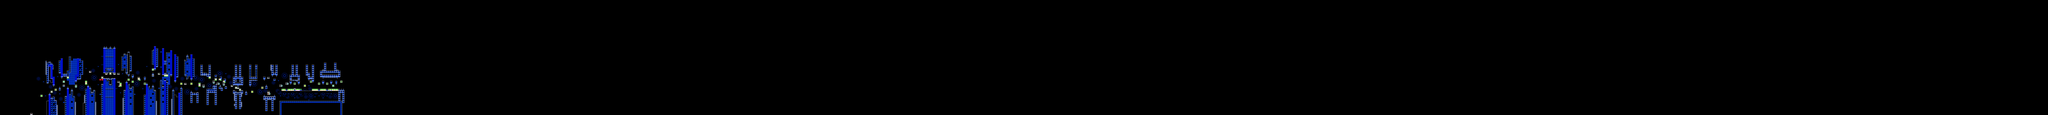

Below is a game level as drawn by its tile map, then a one-line description and the .tmx that defines it (tile-layer data replaced by summaries):
An orthogonal 1011x57 tile map with 16x16 px tiles, 2 tile layers (SP, ...), 2 hidden layers not drawn, 2 tilesets.

<map version="1.10" tiledversion="1.11.2" orientation="orthogonal" renderorder="right-down" width="1011" height="57" tilewidth="16" tileheight="16" infinite="0" nextlayerid="5" nextobjectid="1">
 <editorsettings>
  <chunksize width="16" height="27" />
  <export target="../LEVEL DATA/element111rg.csv" format="csv" />
 </editorsettings>
 <tileset firstgid="1" name="famidash" tilewidth="16" tileheight="16" tilecount="256" columns="16">
  <image source="../../../GRAPHICS/famidash.bmp" width="256" height="256" />
 </tileset>
 <tileset firstgid="257" name="sprites" tilewidth="16" tileheight="16" tilecount="256" columns="16">
  <image source="../../../GRAPHICS/sprites.png" width="256" height="256" />
 </tileset>
 <imagelayer id="3" name="Image Layer 1" visible="0" offsetx="0" offsety="480" parallaxx="0.9" parallaxy="0.9" repeatx="1" repeaty="1">
  <image source="../../../GRAPHICS/Old/parallax Blue.bmp" width="144" height="72" />
 </imagelayer>
 <imagelayer id="4" name="Image Layer 2" visible="0" offsetx="0" offsety="912" repeatx="1">
  <image source="../../../GRAPHICS/ground.bmp" width="64" height="128" />
 </imagelayer>
 <layer id="1" width="1011" height="57">
  <data>[57627 cells, 1925 non-empty, 118 distinct tile ids]</data>
 </layer>
 <layer id="2" name="SP" width="1011" height="57">
  <data>[57627 cells, 76 non-empty, 18 distinct tile ids]</data>
 </layer>
</map>
